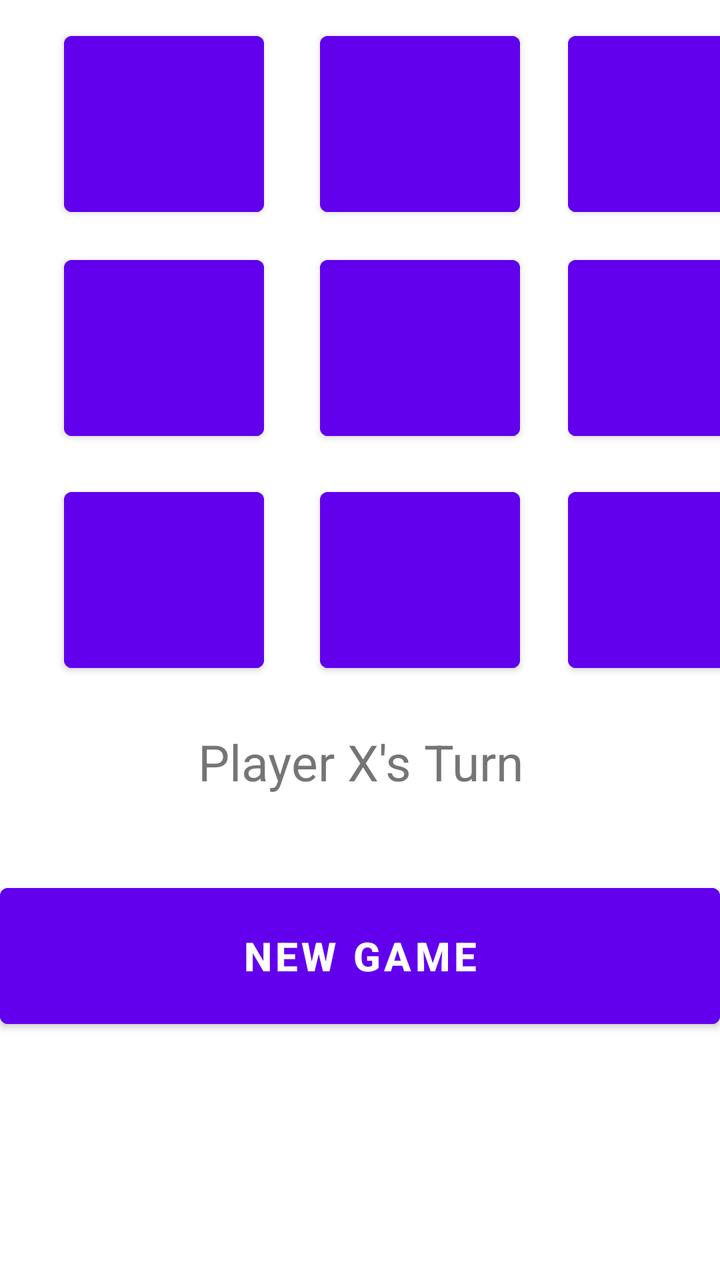
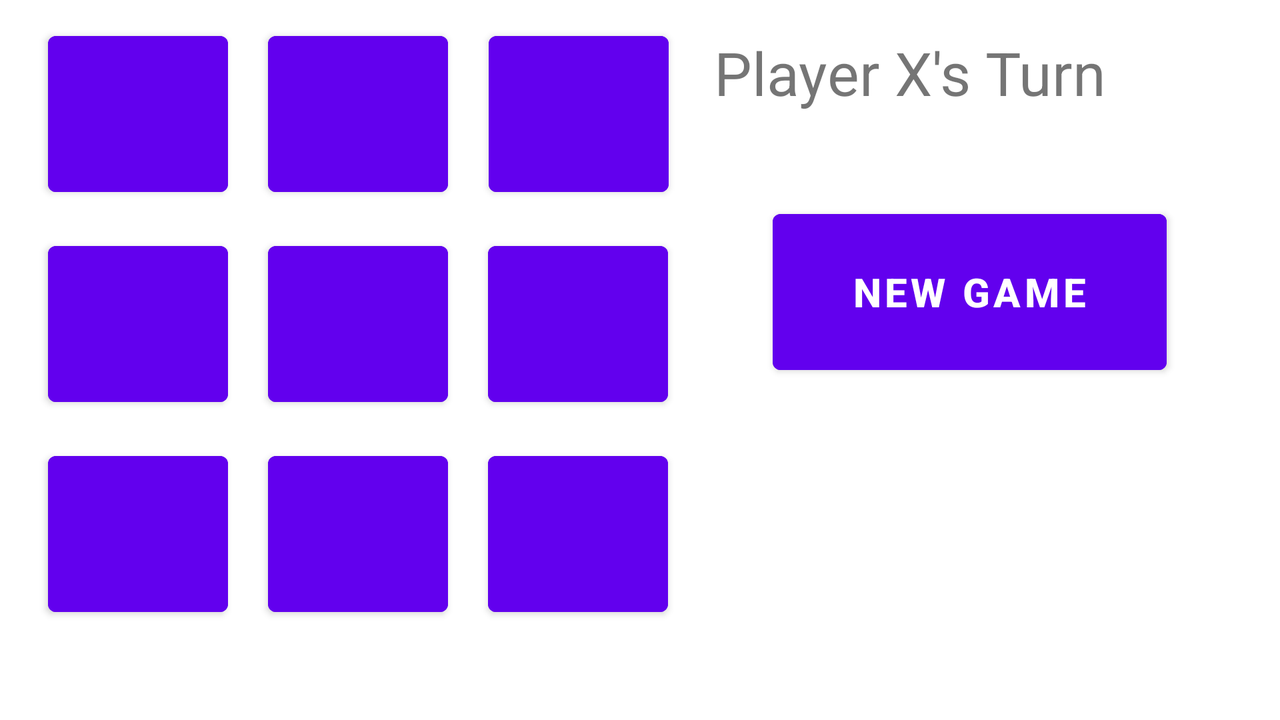

One screen, two layout resources from the same app: the default and the repository's alternative for another configuration. Each is rendered where Android would select it; the XML of both is given below.
<!-- AndroidManifest.xml: application theme Theme.TicTacToePM -->
<!-- res/layout/activity_main.xml -->
<?xml version="1.0" encoding="utf-8"?>
<androidx.constraintlayout.widget.ConstraintLayout xmlns:android="http://schemas.android.com/apk/res/android"
    xmlns:app="http://schemas.android.com/apk/res-auto"
    xmlns:tools="http://schemas.android.com/tools"
    android:layout_width="match_parent"
    android:layout_height="match_parent"
    tools:context=".MainActivity">

    <Button
        android:id="@+id/btn_22"
        android:layout_width="100dp"
        android:layout_height="100dp"
        android:layout_marginStart="24dp"
        android:layout_marginTop="16dp"
        android:layout_marginEnd="24dp"
        android:backgroundTint="?attr/colorPrimary"
        android:freezesText="true"
        android:textColor="@color/white"
        android:textSize="60sp"
        android:textStyle="bold"
        app:layout_constraintEnd_toEndOf="parent"
        app:layout_constraintHorizontal_bias="0.0"
        app:layout_constraintStart_toEndOf="@+id/btn_21"
        app:layout_constraintTop_toBottomOf="@+id/btn_12"
        tools:ignore="SpeakableTextPresentCheck" />

    <Button
        android:id="@+id/btn_20"
        android:layout_width="100dp"
        android:layout_height="100dp"
        android:layout_marginStart="32dp"
        android:layout_marginTop="16dp"
        android:backgroundTint="?attr/colorPrimary"
        android:freezesText="true"
        android:textColor="@color/white"
        android:textSize="60sp"
        android:textStyle="bold"
        app:layout_constraintStart_toStartOf="parent"
        app:layout_constraintTop_toBottomOf="@+id/btn_10"
        tools:ignore="SpeakableTextPresentCheck" />

    <Button
        android:id="@+id/btn_00"
        android:layout_width="100dp"
        android:layout_height="100dp"
        android:layout_marginStart="32dp"
        android:layout_marginTop="12dp"
        android:backgroundTint="?attr/colorPrimary"
        android:textColor="@color/white"
        android:textSize="60sp"
        android:textStyle="bold"
        app:layout_constraintStart_toStartOf="parent"
        app:layout_constraintTop_toTopOf="parent"
        tools:ignore="SpeakableTextPresentCheck" />

    <Button
        android:id="@+id/btn_21"
        android:layout_width="100dp"
        android:layout_height="100dp"
        android:layout_marginStart="28dp"
        android:layout_marginTop="16dp"
        android:backgroundTint="?attr/colorPrimary"
        android:freezesText="true"
        android:textColor="@color/white"
        android:textSize="60sp"
        android:textStyle="bold"
        app:layout_constraintStart_toEndOf="@+id/btn_20"
        app:layout_constraintTop_toBottomOf="@+id/btn_11"
        tools:ignore="SpeakableTextPresentCheck" />

    <Button
        android:id="@+id/btn_01"
        android:layout_width="100dp"
        android:layout_height="100dp"
        android:layout_marginStart="28dp"
        android:layout_marginTop="12dp"
        android:backgroundTint="?attr/colorPrimary"
        android:freezesText="true"
        android:textColor="@color/white"
        android:textSize="60sp"
        android:textStyle="bold"
        app:layout_constraintStart_toEndOf="@+id/btn_00"
        app:layout_constraintTop_toTopOf="parent"
        tools:ignore="SpeakableTextPresentCheck" />

    <Button
        android:id="@+id/btn_10"
        android:layout_width="100dp"
        android:layout_height="100dp"
        android:layout_marginStart="32dp"
        android:layout_marginTop="12dp"
        android:backgroundTint="?attr/colorPrimary"
        android:freezesText="true"
        android:textColor="@color/white"
        android:textSize="60sp"
        android:textStyle="bold"
        app:layout_constraintStart_toStartOf="parent"
        app:layout_constraintTop_toBottomOf="@+id/btn_00"
        tools:ignore="SpeakableTextPresentCheck" />

    <Button
        android:id="@+id/btn_02"
        android:layout_width="100dp"
        android:layout_height="100dp"
        android:layout_marginStart="24dp"
        android:layout_marginTop="12dp"
        android:layout_marginEnd="24dp"
        android:backgroundTint="?attr/colorPrimary"
        android:freezesText="true"
        android:textColor="@color/white"
        android:textSize="60sp"
        android:textStyle="bold"
        app:layout_constraintEnd_toEndOf="parent"
        app:layout_constraintHorizontal_bias="0.0"
        app:layout_constraintStart_toEndOf="@+id/btn_01"
        app:layout_constraintTop_toTopOf="parent"
        tools:ignore="SpeakableTextPresentCheck" />

    <Button
        android:id="@+id/btn_11"
        android:layout_width="100dp"
        android:layout_height="100dp"
        android:layout_marginStart="28dp"
        android:layout_marginTop="12dp"
        android:backgroundTint="?attr/colorPrimary"
        android:freezesText="true"
        android:textColor="@color/white"
        android:textSize="60sp"
        android:textStyle="bold"
        app:layout_constraintStart_toEndOf="@+id/btn_10"
        app:layout_constraintTop_toBottomOf="@+id/btn_01"
        tools:ignore="SpeakableTextPresentCheck" />

    <Button
        android:id="@+id/btn_12"
        android:layout_width="100dp"
        android:layout_height="100dp"
        android:layout_marginStart="24dp"
        android:layout_marginTop="12dp"
        android:layout_marginEnd="24dp"
        android:backgroundTint="?attr/colorPrimary"
        android:freezesText="true"
        android:textColor="@color/white"
        android:textSize="60sp"
        android:textStyle="bold"
        app:layout_constraintEnd_toEndOf="parent"
        app:layout_constraintHorizontal_bias="0.0"
        app:layout_constraintStart_toEndOf="@+id/btn_11"
        app:layout_constraintTop_toBottomOf="@+id/btn_02"
        tools:ignore="SpeakableTextPresentCheck" />

    <Button
        android:id="@+id/newGame"
        android:layout_width="match_parent"
        android:layout_height="80dp"
        android:layout_marginTop="24dp"
        android:backgroundTint="?attr/colorPrimary"
        android:freezesText="true"
        android:text="New Game"
        android:textColor="@color/white"
        android:textSize="20sp"
        android:textStyle="bold"
        app:layout_constraintEnd_toEndOf="parent"
        app:layout_constraintHorizontal_bias="0.0"
        app:layout_constraintLeft_toLeftOf="parent"
        app:layout_constraintRight_toRightOf="parent"
        app:layout_constraintStart_toStartOf="parent"
        app:layout_constraintTop_toBottomOf="@+id/players_turn" />

    <TextView
        android:id="@+id/players_turn"
        android:layout_width="287dp"
        android:layout_height="50dp"
        android:layout_marginTop="24dp"
        android:freezesText="true"
        android:text="Player X's Turn"
        android:textAlignment="center"
        android:textSize="25sp"
        app:layout_constraintEnd_toEndOf="parent"
        app:layout_constraintStart_toStartOf="parent"
        app:layout_constraintTop_toBottomOf="@+id/btn_21" />


</androidx.constraintlayout.widget.ConstraintLayout>
<!-- resources referenced by this layout -->
<resources>
  <style name="Theme.TicTacToePM" parent="Theme.MaterialComponents.DayNight.DarkActionBar">
          
          <item name="colorPrimary">@color/purple_500</item>
          <item name="colorPrimaryVariant">@color/purple_700</item>
          <item name="colorOnPrimary">@color/white</item>
          
          <item name="colorSecondary">@color/teal_200</item>
          <item name="colorSecondaryVariant">@color/teal_700</item>
          <item name="colorOnSecondary">@color/black</item>
          
          <item name="android:statusBarColor">?attr/colorPrimaryVariant</item>
          
      </style>
</resources>
<!-- res/layout-land/activity_main.xml (the repository's variant of the layout above) -->
<!-- drawn on the phone turned sideways -->
<?xml version="1.0" encoding="utf-8"?>
<androidx.constraintlayout.widget.ConstraintLayout xmlns:android="http://schemas.android.com/apk/res/android"
    xmlns:app="http://schemas.android.com/apk/res-auto"
    xmlns:tools="http://schemas.android.com/tools"
    android:layout_width="match_parent"
    android:layout_height="match_parent"
    tools:context=".MainActivity">

    <Button
        android:id="@+id/btn_00"
        android:layout_width="90dp"
        android:layout_height="90dp"
        android:layout_marginStart="24dp"
        android:layout_marginTop="12dp"
        android:backgroundTint="?attr/colorPrimary"
        android:textColor="@color/white"
        android:textSize="60sp"
        android:textStyle="bold"
        app:layout_constraintStart_toStartOf="parent"
        app:layout_constraintTop_toTopOf="parent"
        tools:ignore="SpeakableTextPresentCheck" />

    <Button
        android:id="@+id/btn_01"
        android:layout_width="90dp"
        android:layout_height="90dp"
        android:layout_marginStart="20dp"
        android:layout_marginTop="12dp"
        android:backgroundTint="?attr/colorPrimary"
        android:freezesText="true"
        android:textColor="@color/white"
        android:textSize="60sp"
        android:textStyle="bold"
        app:layout_constraintStart_toEndOf="@+id/btn_00"
        app:layout_constraintTop_toTopOf="parent"
        tools:ignore="SpeakableTextPresentCheck" />

    <Button
        android:id="@+id/btn_02"
        android:layout_width="90dp"
        android:layout_height="90dp"
        android:layout_marginStart="20dp"
        android:layout_marginTop="12dp"
        android:backgroundTint="?attr/colorPrimary"
        android:freezesText="true"
        android:textColor="@color/white"
        android:textSize="60sp"
        android:textStyle="bold"
        app:layout_constraintEnd_toStartOf="@+id/players_turn"
        app:layout_constraintHorizontal_bias="0.012"
        app:layout_constraintStart_toEndOf="@+id/btn_01"
        app:layout_constraintTop_toTopOf="parent"
        tools:ignore="SpeakableTextPresentCheck" />

    <Button
        android:id="@+id/btn_10"
        android:layout_width="90dp"
        android:layout_height="90dp"
        android:layout_marginStart="24dp"
        android:layout_marginTop="15dp"
        android:backgroundTint="?attr/colorPrimary"
        android:freezesText="true"
        android:textColor="@color/white"
        android:textSize="60sp"
        android:textStyle="bold"
        app:layout_constraintStart_toStartOf="parent"
        app:layout_constraintTop_toBottomOf="@+id/btn_00"
        tools:ignore="SpeakableTextPresentCheck" />

    <Button
        android:id="@+id/btn_11"
        android:layout_width="90dp"
        android:layout_height="90dp"
        android:layout_marginStart="20dp"
        android:layout_marginTop="15dp"
        android:backgroundTint="?attr/colorPrimary"
        android:freezesText="true"
        android:textColor="@color/white"
        android:textSize="60sp"
        android:textStyle="bold"
        app:layout_constraintStart_toEndOf="@+id/btn_10"
        app:layout_constraintTop_toBottomOf="@+id/btn_01"
        tools:ignore="SpeakableTextPresentCheck" />

    <Button
        android:id="@+id/btn_12"
        android:layout_width="90dp"
        android:layout_height="90dp"
        android:layout_marginStart="20dp"
        android:layout_marginTop="15dp"
        android:layout_marginEnd="24dp"
        android:backgroundTint="?attr/colorPrimary"
        android:freezesText="true"
        android:textColor="@color/white"
        android:textSize="60sp"
        android:textStyle="bold"
        app:layout_constraintEnd_toEndOf="parent"
        app:layout_constraintHorizontal_bias="0.0"
        app:layout_constraintStart_toEndOf="@+id/btn_11"
        app:layout_constraintTop_toBottomOf="@+id/btn_02"
        tools:ignore="SpeakableTextPresentCheck" />

    <Button
        android:id="@+id/btn_20"
        android:layout_width="90dp"
        android:layout_height="90dp"
        android:layout_marginStart="24dp"
        android:layout_marginTop="15dp"
        android:backgroundTint="?attr/colorPrimary"
        android:freezesText="true"
        android:textColor="@color/white"
        android:textSize="60sp"
        android:textStyle="bold"
        app:layout_constraintStart_toStartOf="parent"
        app:layout_constraintTop_toBottomOf="@+id/btn_10"
        tools:ignore="SpeakableTextPresentCheck" />

    <Button
        android:id="@+id/btn_21"
        android:layout_width="90dp"
        android:layout_height="90dp"
        android:layout_marginStart="20dp"
        android:layout_marginTop="15dp"
        android:backgroundTint="?attr/colorPrimary"
        android:freezesText="true"
        android:textColor="@color/white"
        android:textSize="60sp"
        android:textStyle="bold"
        app:layout_constraintStart_toEndOf="@+id/btn_20"
        app:layout_constraintTop_toBottomOf="@+id/btn_11"
        tools:ignore="SpeakableTextPresentCheck" />

    <Button
        android:id="@+id/btn_22"
        android:layout_width="90dp"
        android:layout_height="90dp"
        android:layout_marginStart="20dp"
        android:layout_marginTop="15dp"
        android:layout_marginEnd="24dp"
        android:backgroundTint="?attr/colorPrimary"
        android:freezesText="true"
        android:textColor="@color/white"
        android:textSize="60sp"
        android:textStyle="bold"
        app:layout_constraintEnd_toEndOf="parent"
        app:layout_constraintHorizontal_bias="0.0"
        app:layout_constraintStart_toEndOf="@+id/btn_21"
        app:layout_constraintTop_toBottomOf="@+id/btn_12"
        tools:ignore="SpeakableTextPresentCheck" />

    <Button
        android:id="@+id/newGame"
        android:layout_width="197dp"
        android:layout_height="90dp"
        android:layout_marginTop="32dp"
        android:backgroundTint="?attr/colorPrimary"
        android:freezesText="true"
        android:text="New Game"
        android:textColor="@color/white"
        android:textSize="20sp"
        android:textStyle="bold"
        app:layout_constraintEnd_toEndOf="parent"
        app:layout_constraintHorizontal_bias="0.479"
        app:layout_constraintStart_toEndOf="@+id/btn_12"
        app:layout_constraintTop_toBottomOf="@+id/players_turn" />

    <TextView
        android:id="@+id/players_turn"
        android:layout_width="wrap_content"
        android:layout_height="53dp"
        android:layout_marginTop="16dp"
        android:freezesText="true"
        android:text="Player X's Turn"
        android:textAlignment="center"
        android:textSize="30sp"
        app:layout_constraintEnd_toEndOf="parent"
        app:layout_constraintHorizontal_bias="0.805"
        app:layout_constraintStart_toStartOf="parent"
        app:layout_constraintTop_toTopOf="parent" />


</androidx.constraintlayout.widget.ConstraintLayout>
